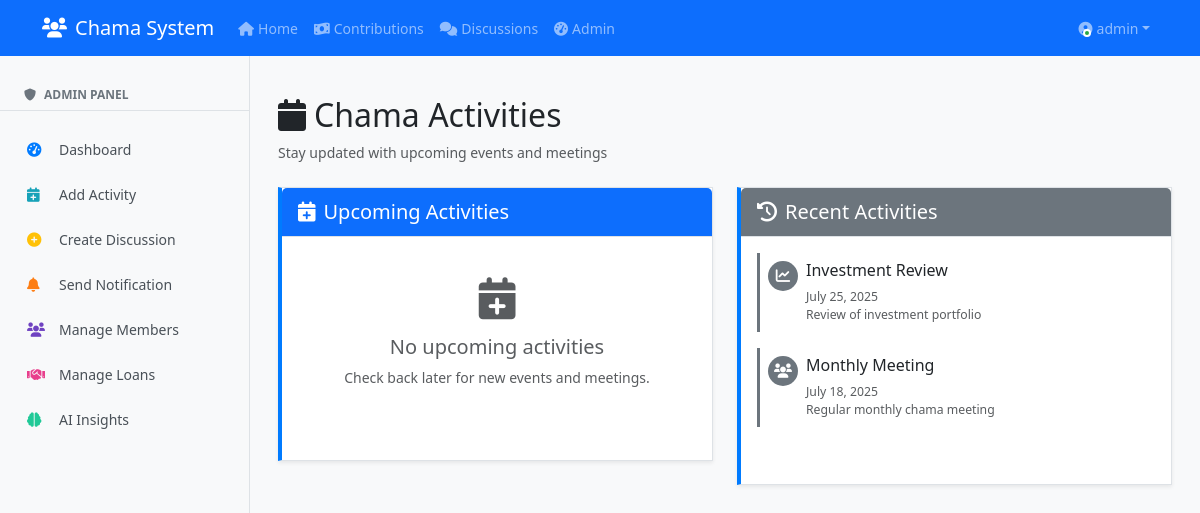
The app's page /activities (signed in) with its own data.
### clean_app.py (models this page shows, shortened)
class User(db.Model, UserMixin):
    id = db.Column(db.Integer, primary_key=True)
    username = db.Column(db.String(80), unique=True, nullable=False)
    password = db.Column(db.String(200), nullable=False)
    is_admin = db.Column(db.Boolean, default=False)
    last_seen = db.Column(db.DateTime, default=datetime.utcnow)
    is_online = db.Column(db.Boolean, default=False)
    members = db.relationship('Member', backref='user', lazy=True)

class Activity(db.Model):
    id = db.Column(db.Integer, primary_key=True)
    title = db.Column(db.String(100), nullable=False)
    description = db.Column(db.Text)
    date = db.Column(db.DateTime, nullable=False)
    type = db.Column(db.String(50), default='meeting')
    created_by = db.Column(db.Integer, db.ForeignKey('user.id'))
    user = db.relationship('User', backref='activities')

### clean_app.py (the view)
@app.route('/activities')
@login_required
def activities():
    upcoming = Activity.query.filter(Activity.date >= datetime.utcnow()).order_by(Activity.date).all()
    past = Activity.query.filter(Activity.date < datetime.utcnow()).order_by(Activity.date.desc()).limit(10).all()
    return render_template('activities.html', upcoming=upcoming, past=past)

### clean_app.py (called while the page is built)
@login_manager.user_loader
def load_user(user_id):
    return User.query.get(int(user_id))

### templates/activities.html (shortened to what this page needs)
{% extends "base.html" %}
{% block content %}
<div class="container-fluid">
    <div class="d-flex flex-column flex-md-row justify-content-between align-items-start align-items-md-center mb-4">
        <div>
            <h2><i class="fas fa-calendar me-2"></i>Chama Activities</h2>
            <p class="text-muted mb-0">Stay updated with upcoming events and meetings</p>
        </div>
    </div>
    <div class="row">
        <div class="col-12 col-lg-6 mb-4">
            <div class="card shadow-sm h-100">
                <div class="card-header bg-primary text-white">
                    <h5 class="mb-0"><i class="fas fa-calendar-plus me-2"></i>Upcoming Activities</h5>
                </div>
                <div class="card-body">
                    {% if upcoming %}
                        {% for activity in upcoming %}
                        <div class="activity-item mb-3 p-3 border rounded">
                            <div class="d-flex align-items-start">
                                <div class="activity-icon bg-primary text-white me-3">
                                    {% if activity.type == 'meeting' %}
                                        <i class="fas fa-users"></i>
                                    {% elif activity.type == 'review' %}
                                        <i class="fas fa-chart-line"></i>
                                    {% else %}
                                        <i class="fas fa-calendar"></i>
                                    {% endif %}
                                </div>
                                <div class="flex-grow-1">
                                    <h6 class="mb-1">{{ activity.title }}</h6>
                                    <div class="text-primary fw-medium mb-2">
                                        <i class="fas fa-clock me-1"></i>
                                        {{ activity.date.strftime('%B %d, %Y at %I:%M %p') }}
                                    </div>
                                    {% if activity.description %}
                                        <p class="text-muted mb-0">{{ activity.description }}</p>
                                    {% endif %}
                                    <div class="mt-2">
                                        <span class="badge bg-{{ 'success' if activity.type == 'meeting' else 'info' if activity.type == 'review' else 'secondary' }}">
                                            {{ activity.type.title() }}
                                        </span>
                                    </div>
                                </div>
                            </div>
                        </div>
                        {% endfor %}
                    {% else %}
                        <div class="text-center py-4">
                            <i class="fas fa-calendar-plus fa-3x text-muted mb-3"></i>
                            <h5 class="text-muted">No upcoming activities</h5>
                            <p class="text-muted">Check back later for new events and meetings.</p>
                        </div>
                    {% endif %}
                </div>
            </div>
        </div>
        <div class="col-12 col-lg-6">
            <div class="card shadow-sm h-100">
                <div class="card-header bg-secondary text-white">
                    <h5 class="mb-0"><i class="fas fa-history me-2"></i>Recent Activities</h5>
                </div>
                <div class="card-body">
                    {% if past %}
                        {% for activity in past %}
                        <div class="activity-item mb-3 p-2 border-start border-3 border-secondary">
                            <div class="d-flex align-items-start">
                                <div class="activity-icon-sm bg-secondary text-white me-2">
                                    {% if activity.type == 'meeting' %}
                                        <i class="fas fa-users"></i>
                                    {% elif activity.type == 'review' %}
                                        <i class="fas fa-chart-line"></i>
                                    {% else %}
                                        <i class="fas fa-calendar"></i>
                                    {% endif %}
                                </div>
                                <div class="flex-grow-1">
                                    <h6 class="mb-1">{{ activity.title }}</h6>
                                    <small class="text-muted">
                                        {{ activity.date.strftime('%B %d, %Y') }}
                                    </small>
                                    {% if activity.description %}
                                        <p class="text-muted mb-0 small">{{ activity.description|truncate(80) }}</p>
                                    {% endif %}
                                </div>
                            </div>
                        </div>
                        {% endfor %}
                    {% else %}
                        <div class="text-center py-4">
                            <i class="fas fa-history fa-3x text-muted mb-3"></i>
                            <h5 class="text-muted">No past activities</h5>
                            <p class="text-muted">Activity history will appear here.</p>
                        </div>
                    {% endif %}
                </div>
            </div>
        </div>
    </div>
</div>
{% endblock %}

### templates/navbar.html (shortened to what this page needs)
<nav class="navbar navbar-expand-lg navbar-dark bg-primary">
    <div class="container">
        <a class="navbar-brand" href="{{ url_for('index') }}">
            <i class="fas fa-users me-2"></i>Chama System
        </a>
        <div class="collapse navbar-collapse" id="navbarNav">
            {% if current_user.is_authenticated %}
            <ul class="navbar-nav me-auto">
                <li class="nav-item">
                    <a class="nav-link {% if request.path == url_for('index') %}active{% endif %}" href="{{ url_for('index') }}">
                        <i class="fas fa-home me-1"></i>Home
                    </a>
                </li>
                <li class="nav-item">
                    <a class="nav-link {% if request.path == url_for('contributions') %}active{% endif %}" href="{{ url_for('contributions') }}">
                        <i class="fas fa-money-bill-wave me-1"></i>Contributions
                    </a>
                </li>
                <li class="nav-item">
                    <a class="nav-link {% if request.path == url_for('discussions') %}active{% endif %}" href="{{ url_for('discussions') }}">
                        <i class="fas fa-comments me-1"></i>Discussions
                    </a>
                </li>
                {% if current_user.is_admin %}
                <li class="nav-item">
                    <a class="nav-link {% if request.path == url_for('admin_dashboard') %}active{% endif %}" href="{{ url_for('admin_dashboard') }}">
                        <i class="fas fa-tachometer-alt me-1"></i>Admin
                    </a>
                </li>
                {% endif %}
            </ul>
            <ul class="navbar-nav">
                <li class="nav-item dropdown">
                    <a class="nav-link dropdown-toggle user-dropdown" href="#" id="navbarDropdown" role="button"
                       data-bs-toggle="dropdown" aria-expanded="false">
                        <div class="user-avatar">
                            <span class="online-dot"></span>
                        </div>
                        <span class="ms-1">{{ current_user.username }}</span>
                    </a>
                </li>
            </ul>
            {% endif %}
        </div>
    </div>
</nav>

### templates/base.html (style rules this page uses)
body { background-color: #f8f9fa; font-size: 14px; }
.navbar { margin-bottom: 20px; }
.card { border-radius: 0 !important; border: 1px solid #dee2e6; margin-bottom: 1rem; box-shadow: 0 2px 4px rgba(0,0,0,0.1); }
.card:nth-child(1) { border-left: 4px solid #007bff; }
.card-body { padding: 1rem; }
.card-header { padding: 0.75rem 1rem; background-color: #f8f9fa; border-bottom: 1px solid #dee2e6; font-weight: 600; }
.card-header:nth-child(1) { background-color: rgba(0,123,255,0.1); }

### templates/navbar.html (style rules this page uses)
.user-dropdown { display: flex; align-items: center; }
.user-avatar { position: relative; display: inline-block; }
.online-dot { position: absolute; bottom: 2px; right: 2px; width: 8px; height: 8px; background-color: #28a745; border: 2px solid white; border-radius: 50%; animation: pulse-dot 2s infinite; }

### templates/activities.html (style rules this page uses)
.activity-icon-sm { width: 30px; height: 30px; border-radius: 50%; display: flex; align-items: center; justify-content: center; font-size: 0.9rem; }
.activity-item { transition: all 0.2s ease; }

### records on screen
User: username "admin"
Activity: type "review" (drawn), title "Investment Review", date "July 25, 2025", description "Review of investment portfolio"
Activity: type "meeting" (drawn), title "Monthly Meeting", date "July 18, 2025", description "Regular monthly chama meeting"
